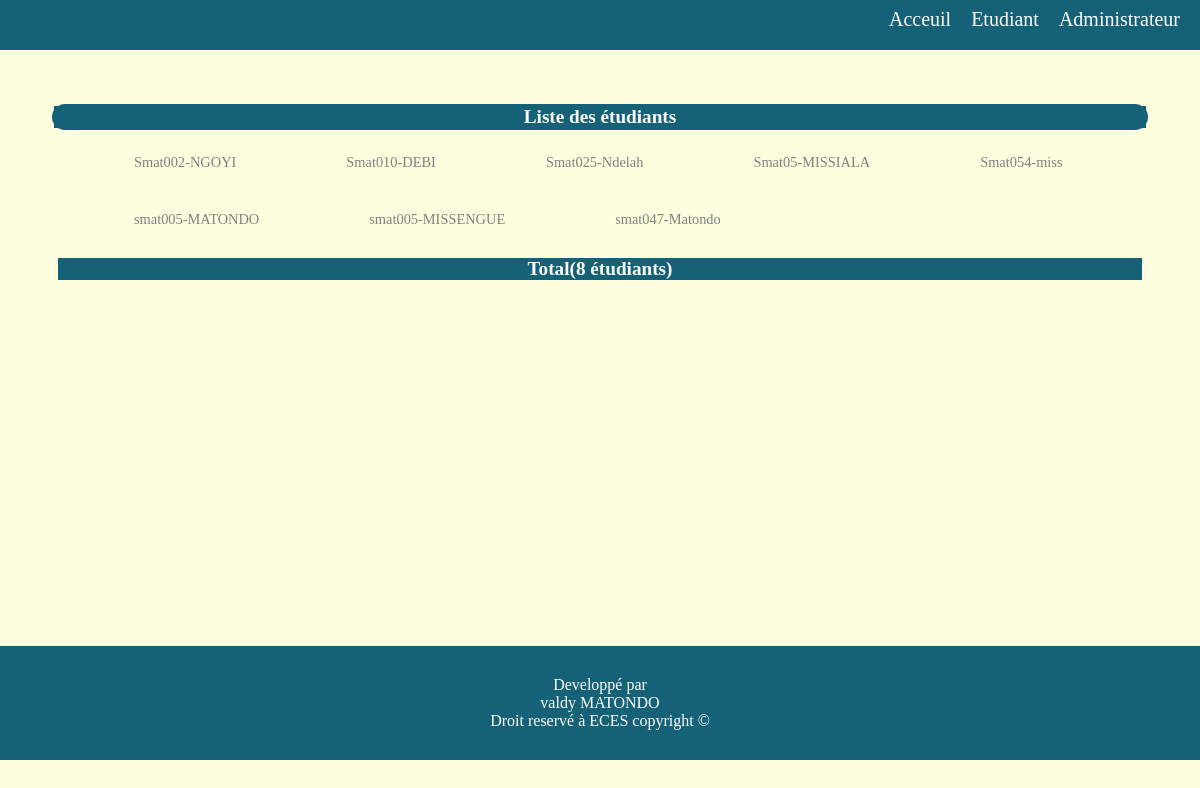
The page / on the database its author committed.
### ECES_ETUDIANTS/models.py (models this page shows, shortened)
class Etudiant(models.Model):
	Nom=models.CharField(max_length=15)
	Prénom=models.CharField(max_length=15)
	Age=models.CharField(max_length=10)
	Adresse=models.CharField(max_length=30)
	Niveau=models.CharField(max_length=15)
	Option=models.CharField(max_length=25)
	Matricule=models.CharField(max_length=8,unique=True)
	Description=models.TextField()
	photos=models.FileField(upload_to="photo")
	class Meta:
 		ordering=('Matricule','Nom')

### ECES_ETUDIANTS/views.py (the view)
# urls.py: path('', views.etudiant,name="acceuil"),
def etudiant(request):
	etudiant=Etudiant.objects.all()
	return render(request,"pages/etudiant.html",{'etudiant':etudiant})

### ECES_ETUDIANTS/templates/pages/etudiant.html (shortened to what this page needs)
{% extends 'mise en page/base.html' %}
{% block content %}
<table>
	<th>
		<tr class="titre">
			<td><h2 class="h2">Liste des étudiants</h2></td>
		</tr>
	</th>
	<tbody>
		<tr>
			<td>
				<ul>
	{% for etud in etudiant %}
		<li>
			<a href="{% url 'profiles' etud.id %}">
			{{etud.Matricule}}-{{etud.Nom}}
			</a>
		</li>
		{% endfor %}
</ul>
			</td>
		</tr>
	</tbody>
	<tfoot>
		<tr>
			<td>
				<h3 class="h3">Total({{etudiant|length}} étudiants)</h3>
			</td>
		</tr>
	</tfoot>
</table>
{% endblock %}

### ECES_ETUDIANTS/templates/mise en page/base.html (shortened to what this page needs)
{% load static %}
<!DOCTYPE html>
<html lang="fr" dir="ltr">
<head>
	<link rel="stylesheet" type="text/css" href="{% static '/css/responsivite.css' %}">
	<link rel="stylesheet" type="text/css" href="{% static '/css/index.css' %}">
</head>
<body>
<div class="pages">
	<div class="entete">
		{% include "mise en page/nav_bar.html" %}
	</div>
	<div class="corps">
	{%  block content %}
	{% endblock %}
	</div>
	<div class="pieds">
		{% include "mise en page/footer.html" %}
	</div>
</div>
</body>
</html>

### ECES_ETUDIANTS/templates/mise en page/nav_bar.html
  <nav>
	<div class='nav_bar'>
		<ul>
			<li><a href="{% url 'acceuil'%}">Acceuil</a></li>
			<li><a href="{% url 'etudiant'%}">Etudiant</a></li>
			<li><a href="http://127.0.0.1:8000/admin">Administrateur</a></li>
		</ul>
	 </div>
</nav>

### ECES_ETUDIANTS/templates/mise en page/footer.html
<footer>
	<p>Developpé
		par<br>valdy MATONDO<br> Droit reservé à ECES
		copyright
	 &copy</p>
</footer>

### static/css/index.css (style rules this page uses)
td { font-size: 1.2em; border-radius: 200px; }
td ul li { font-size: 0.5em; font-family: Goudy old style; margin-left: 80px; }
table { margin: 50px; }
.titre { background-color: #156278; }
tbody a { text-decoration: none; margin-right: 10px; float: right; font-size: 1.5em; color: grey; }
tbody li { list-style-type:none; float: left; margin: 20px; }
h3 { text-align: center; margin: 4px; font-size: 1.0em; color: white; background-color: #156278; }
td { padding: 2px; font-family: Goudy old style; color:#156278; }
body { background-color:lightyellow; }
* { margin: 0; padding: 0; }
.entete { background-color: #156278; height: 50px; }
.nav_bar { float: right; margin-top: 8px; }
.nav_bar ul li { list-style-type: none; float: left; }
.nav_bar a { text-decoration: none; margin-right: 20px; color: white; font-size: 20px; }
.corps { height: 546px; }
.h2 { font-size: 1.0em; color: white; text-align: center; background-color: #156278; }
.pieds { background-color: #156278; padding: 30px; }
.pieds p { text-align: center; color: white; }

### rows shown on the page
Etudiant: Matricule "Smat002", Nom "NGOYI"
Etudiant: Matricule "Smat010", Nom "DEBI"
Etudiant: Matricule "Smat025", Nom "Ndelah"
Etudiant: Matricule "Smat05", Nom "MISSIALA"
Etudiant: Matricule "Smat054", Nom "miss"
Etudiant: Matricule "smat005", Nom "MATONDO"
Etudiant: Matricule "smat005", Nom "MISSENGUE"
Etudiant: Matricule "smat047", Nom "Matondo"

### other values the page prints
{{ etudiant|length }} "8"
